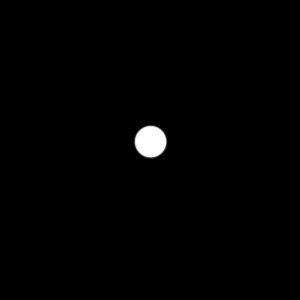
#> input picture Figures/uvw_PSF/SampleSky.jpg, 300 x 300 px, found by its file name
$ python 'UVW PSF.py'   (older library calls are emulated)
#> lines starting #> are read from the running program, lines starting #| are printed output that depends on the picture
# -*- coding: utf-8 -*-
"""
Created on Tue Jan  7 20:23:27 2020

@author: mrfan
"""

import numpy as np;
import matplotlib.pyplot as pp
from mpl_toolkits.mplot3d import Axes3D
import cv2

import os


def NormalizeArrayToDtype(arr, dType):

    im = np.array (arr/np.max(arr) * 255 , dtype = dType)
    return im

def ImagingAnalysis(uv_dist, I_sky):
    I_sky += + 1 *(np.abs(I_sky) == 0).astype(np.uint8)
    fig = pp.figure(figsize=(4,4))
    pp.title('Original sky image')
    pp.axis([-150,150,-150,150])
    pp.imshow(I_sky,origin="lower", cmap='Greys_r', extent=(-150,150,-150,150))

    pp.savefig(figfolder + 'I_sky'+ figadd + '.png')

    L = np.floor(I_sky.shape[0]/2)
    I_fft = np.fft.fft2(I_sky)

    fft_shift = np.fft.fftshift(I_fft)
    im_fft = np.abs(fft_shift)
    im_fft = np.array( (im_fft)/np.max(im_fft) * 255 , dtype=np.uint8)

    fig = pp.figure(figsize=(4,4))
    pp.title('Centralized fourier transform of sky image')
    pp.axis([-150,150,-150,150])
    pp.imshow(NormalizeArrayToDtype(np.abs(im_fft),np.uint8),origin="lower", cmap='Greys_r', extent=(-150,150,-150,150))
    pp.savefig(figfolder + 'CentralFourier'+ figadd +'.png')

    V = np.zeros(I_sky.shape,dtype=np.complex128)
    for i in range(0,uv_dist.shape[1]):
        u = np.int(uv_dist[0,i]/(1) + L)
        v = np.int(uv_dist[1,i]/(1) + L)

        # V[u,v] = I_fft[u,v]
        V[v,u] = fft_shift[u,v]


    PSF = np.zeros(V.shape) + 1.* (np.abs(V) > 0)
    I_PSF = NormalizeArrayToDtype(np.abs(
        np.fft.ifftshift(np.fft.ifft2(
            (PSF.astype(np.complex128))
                      ))),np.uint8)

    fig = pp.figure(figsize=(4,4))
    pp.title('Point Spread Function')
    pp.axis([-150,150,-150,150])
    pp.imshow(I_PSF,origin="lower", cmap='Greys_r', extent=(-150,150,-150,150))
    pp.savefig(figfolder + 'PSF'+ figadd +'.png')

    I_im = np.abs(np.fft.ifft2(np.fft.ifftshift(V)))

    fig = pp.figure(figsize=(4,4))
    pp.title('Sample function')
    pp.axis([-150,150,-150,150])
    pp.imshow(PSF,origin="lower", cmap='Greys_r', extent=(-150,150,-150,150))
    pp.savefig(figfolder + 'SampleFunc'+ figadd +'.png')

    fig = pp.figure(figsize=(4,4))
    pp.title('"Dirty" sky image')
    pp.axis([-150,150,-150,150])
    pp.imshow(NormalizeArrayToDtype(I_im, np.uint8),origin="lower", cmap='Greys_r', extent=(-150,150,-150,150))
    pp.savefig(figfolder + 'I_obs'+ figadd +'.png')

    fig = pp.figure(figsize=(4,4))
    pp.title('Centralized fourier of dirty image')
    pp.axis([-150,150,-150,150])
    pp.imshow(NormalizeArrayToDtype(np.fft.fftshift(np.fft.fft2(I_im)), np.uint8),origin="lower", cmap='Greys_r', extent=(-150,150,-150,150))
    pp.savefig(figfolder + 'I_fourier'+ figadd +'.png')


    C = NormalizeArrayToDtype(np.abs(I_im - I_PSF), np.uint8)
    C[C<0] = 0
    fig = pp.figure(figsize=(4,4))
    pp.title('"Clean" sky image')
    pp.axis([-150,150,-150,150])
    pp.imshow(NormalizeArrayToDtype(C, np.uint8),origin="lower", cmap='Greys_r', extent=(-150,150,-150,150))
    pp.savefig(figfolder + 'I_clean'+ figadd +'.png')


    return im_fft, V, I_im, I_PSF, C

def Project2Dplane(normal, data):

#    Normalize the direction vectors
    normal = normal/np.linalg.norm(normal)
    if (np.abs(normal[2]) == 1.0):
        normal_z = np.array([1.0,0.0,0.0])
    else:
        normal_z = np.array([0.0,0.0,1.0])

    # Turn the z-direction vector into an orthogonal vector to the normal
    normal_z -= normal_z.dot(normal)*normal
    normal_z /= np.linalg.norm(normal_z)
    # Finish the base axes by adding the final vector
    normal_e =np.cross(normal,normal_z)

    Projmatrix = np.zeros([2,data.shape[1]])

    # There might be a way to do this in a single matrix computation
    for i in range(0,data.shape[1]):
        q_proj = data[:,i] - np.dot(data[:,i], normal) * normal # make vectors orthogonal to n
        Projmatrix[0,i] = np.dot(normal_e,q_proj)
        Projmatrix[1,i] = np.dot(normal_z,q_proj)
    return Projmatrix

def GetBaselines(sats):
    # sats is a 3xN array of 3-dimensional satellite
    N = sats.shape[1] #5

    baselines = np.zeros((3,N*(N-1)))
    n = np.int32(N*(N-1)/2)
    for i in range(0,N-1):
        s = i*N - np.int32( (i**2 + i)/2 )
        e = (i+1)*N - np.int32(((i+1)**2 +(i+1))/2)
        baselines[:,s : e] = sats[:,(i+1):] - (np.ones((N-(i+1),1))*sats[:,i]).T

    baselines[:, n:] = -baselines[:,:n]
    return baselines

cwd = os.getcwd()
figfolder = cwd + '/Figures/uvw PSF/'
figadd = '_experiment'


if not os.path.exists(figfolder):
    os.makedirs(figfolder)
    print('made folder')

N= 30

sats = 150*(np.random.random([3,N])-0.5)

# [7 lines of commented-out code are left out]

bslns = GetBaselines(sats)
uvw_t = bslns

# Principle direction vectors
nx = np.array([0.0,1.0,0.0])
ny = np.array([-1.0,0.0,0.0])
nz = np.array([0.0,0.0,-1.0])

nw = np.array([1,1,1])

I_ref = cv2.imread(figfolder + 'SampleSky.jpg',cv2.IMREAD_GRAYSCALE)
#> I_ref is the input picture: shape (300, 300); min 0, max 255, mean 2.2
projx = Project2Dplane(ny, uvw_t)

im_fft, V , I_im, I_psf , C= ImagingAnalysis(projx, I_ref)
#> in ImagingAnalysis, `PSF = np.zeros(V.shape) + 1.* (np.abs(V) > 0)`:
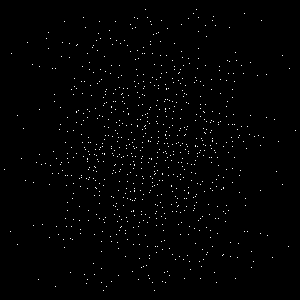
#> PSF: shape (300, 300) float64; values 0 (black) and 1 (white), 0.96% white in thin lines or dots
#> in NormalizeArrayToDtype (call 2), `im = np.array (arr/np.max(arr) * 255 , dtype = dType)`:
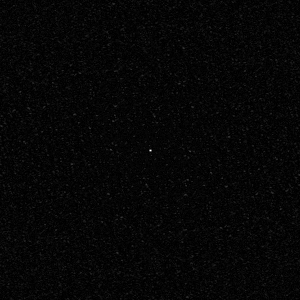
#> im: shape (300, 300); min 0, max 255, mean 6
#> in ImagingAnalysis, `I_im = np.abs(np.fft.ifft2(np.fft.ifftshift(V)))`:
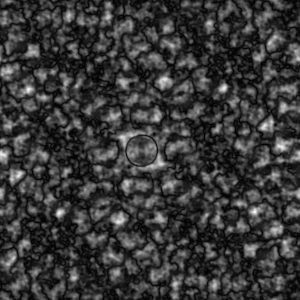
#> I_im: shape (300, 300) float64; min 0.00283, max 9.01, mean 2.02; drawn with min black and max white

c = np.int(uvw_t.shape[1]/2)


#%%

fig = pp.figure(figsize=(4,4))
pp.scatter(projx[0,0:c] , projx[1,0:c], c='b')
pp.scatter(projx[0,c:] , projx[1,c:], c='r')

if c < 50:
    for i in range(0,c):
#    pp.plot([projx[0,i], projx[0,c+i]], [projx[1,i],projx[1,c+i]], c='g', linestyle=':')
        pp.plot([0, projx[0,i]], [0,projx[1,i]], c='b', linestyle=':')
        pp.plot([0, projx[0,c+i]], [0, projx[1,c+i]], c='r', linestyle=':')


pp.title('uv Plane coverage')
pp.xlabel('x  [km]')
pp.ylabel('z  [km]')
pp.axis('equal')
pp.savefig(figfolder + 'uvwxproj'+ figadd + '.png')
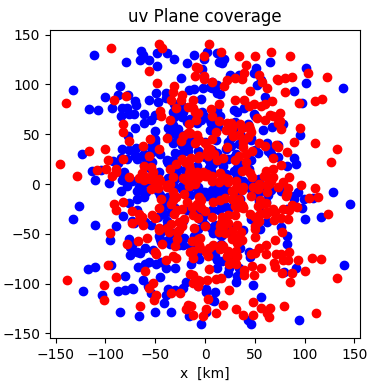
#> figure drawn by matplotlib, 1 panel


fig = pp.figure(figsize=(4,4))
ax = fig.add_subplot(111, projection='3d')
ax.scatter(sats[0,:], sats[1,:], sats[2,:])
ax.set_zlim([-50,50])
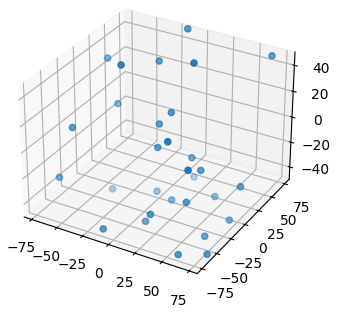
#> figure drawn by matplotlib, 1 panel
